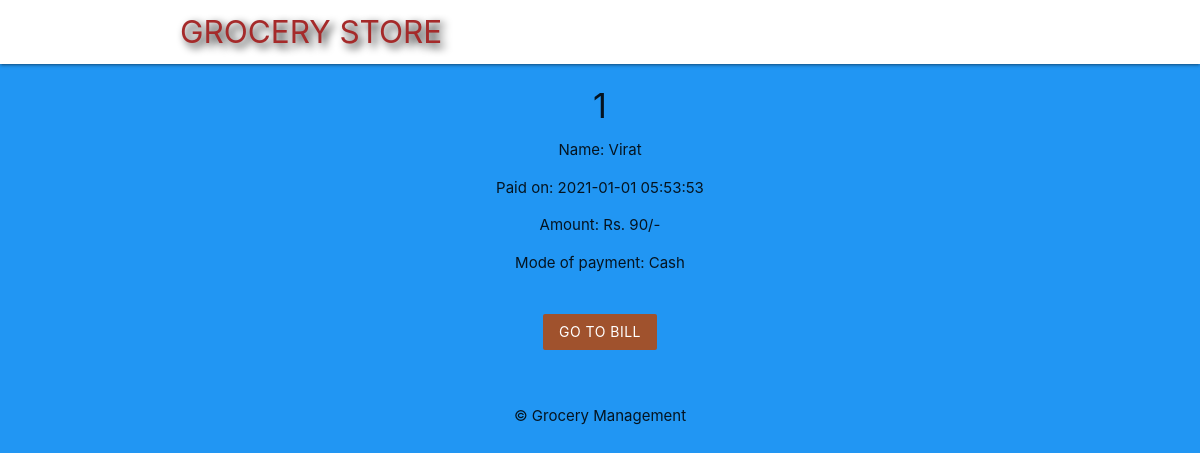
Page /pay_details2.php?id=1 on the committed database.
### tables this page shows
CREATE TABLE `payment` (
  `payment_id` int(8) NOT NULL,
  `customer_id` int(4) NOT NULL,
  `pdate` datetime NOT NULL DEFAULT current_timestamp(),
  `amount` int(8) NOT NULL,
  `mode` varchar(255) NOT NULL,
  `bill_no` int(9) NOT NULL
);

CREATE TABLE `customer` (
  `customer_id` int(4) NOT NULL,
  `name` varchar(255) NOT NULL,
  `email` varchar(255) NOT NULL,
  `phone_no` bigint(10) NOT NULL,
  `zipcode` int(6) NOT NULL
);

### pay_details2.php (the view, shortened to what this page needs)
<?php
	include('config/db_connect_admin.php');
	if (isset($_GET['id'])) {
		$pay_id = mysqli_real_escape_string($connect, $_GET['id']);
		$pay_sql = "SELECT * FROM payment WHERE payment_id = $pay_id";
		$pay_sql2  = "SELECT c.name FROM customer c, payment p WHERE p.payment_id = $pay_id AND c.customer_id = p.customer_id";
		$pay_result = mysqli_query($connect, $pay_sql);
		$payment = mysqli_fetch_assoc($pay_result);
		$pay_result2 = mysqli_query($connect, $pay_sql2);
		$payment2 = mysqli_fetch_assoc($pay_result2);
	}
 ?>
 <!DOCTYPE html>
 <html>
 	<?php include('templates/header.php'); ?>
 	<div class="container center darkslategray-text">
 		<?php if($payment): ?>
 			<h4><?php echo htmlspecialchars($payment['payment_id']); ?></h4>
 			<p>Name: <?php echo htmlspecialchars($payment2['name']); ?></p>
 			<p>Paid on: <?php echo date($payment['pdate']); ?></p>
 			<p>Amount: Rs. <?php echo htmlspecialchars($payment['amount']); ?>/-</p>
 			<p>Mode of payment: <?php echo htmlspecialchars($payment['mode']); ?></p>
 			<form action="pay_details2.php" method="POST">
 				<input type="submit" name="go_to_bill" value="Go to Bill" class="btn brand z-depth-0">
 			</form>
 		<?php else: ?>
 			<h5>No such Payment exist!</h5>
 		<?php endif; ?>
 	</div>
 	<?php include('templates/footer.php'); ?>
 </html>

### templates/header.php (style rules this page uses)
.brand { background: #A0522D !important; }
form { max-width: 460px; margin: 20px auto; padding: 20px; }

### rows in the picture
payment: payment_id "1", pdate "2021-01-01 05:53:53", amount "90", mode "Cash"
customer: name "Virat"
